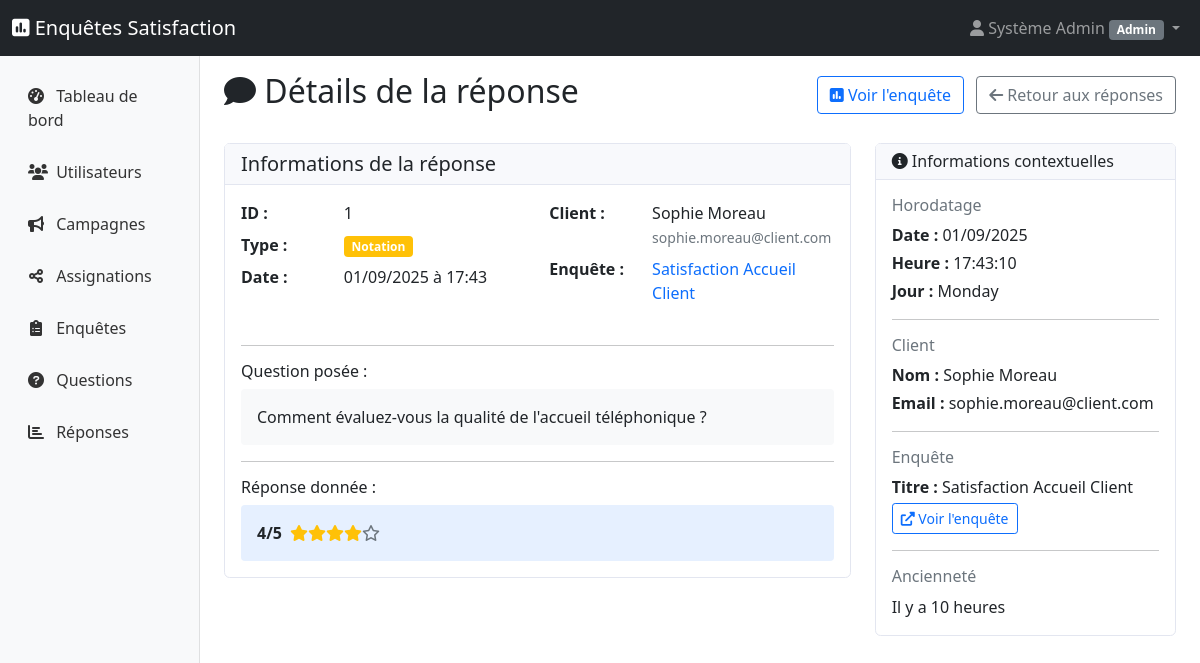
/?controller=Admin&action=viewReponse&id=1 (signed in), run on the app's committed database.
### tables this page shows
CREATE TABLE IF NOT EXISTS questions (
    id INT AUTO_INCREMENT PRIMARY KEY,
    enquete_id INT NOT NULL,
    texte TEXT NOT NULL,
    type_question ENUM('texte_libre', 'choix_multiple', 'notation', 'oui_non') NOT NULL,
    options_json TEXT,  
    obligatoire BOOLEAN NOT NULL DEFAULT FALSE,
    ordre_affichage INT NOT NULL DEFAULT 1,
    date_creation TIMESTAMP DEFAULT CURRENT_TIMESTAMP,
    FOREIGN KEY (enquete_id) REFERENCES enquetes(id) ON DELETE CASCADE,
    INDEX idx_enquete (enquete_id),
    INDEX idx_type (type_question),
    INDEX idx_ordre (ordre_affichage)
);

### app/Controllers/BaseController.php (called while the page is built, shortened)
<?php
abstract class BaseController {
    protected $currentUser;
    public function __construct() {
        $this->currentUser = $_SESSION['user'] ?? null;
    }
    protected function view(string $viewPath, array $data = []): void {
        $data['currentUser'] = $this->currentUser;
        extract($data);
        $template = $this->getTemplate();
        $content = $this->loadView($viewPath, $data);
        include __DIR__ . "/../Views/{$template}/layout.php";
    }
    protected function loadView(string $viewPath, array $data = []): string {
        $data['currentUser'] = $this->currentUser;
        extract($data);
        include __DIR__ . "/../Views/{$viewPath}.php";
        return ob_get_clean();
    }
    protected function getTemplate(): string {
        if ($this->currentUser) {
            return ($this->currentUser['role'] === 'client') ? 'frontoffice' : 'backoffice';
        }
        return 'frontoffice';
    }
}

### app/Controllers/AdminController.php (called while the page is built, shortened)
<?php
require_once 'BaseController.php';
class AdminController extends BaseController {
    private $utilisateurModel;
    private $enqueteModel;
    private $questionModel;
    private $reponseModel;
    public function __construct() {
        $this->utilisateurModel = new Utilisateur();
        $this->enqueteModel = new Enquete();
        $this->questionModel = new Question();
        $this->reponseModel = new Reponse();
    }
    public function viewReponse(): void {
        $id = (int)($_GET['id'] ?? 0);
        try {
            $reponse = $this->reponseModel->findById($id);
            $question = $this->questionModel->findById($reponse['question_id']);
            $reponse['question_texte'] = $question ? $question['texte'] : 'Question supprimée';
            $reponse['question_type'] = $question ? $question['type_question'] : 'inconnu';
            if (!empty($reponse['reponse_numerique'])) {
                $reponse['valeur'] = (string)$reponse['reponse_numerique'];
            } else {
                $reponse['valeur'] = $reponse['reponse_texte'] ?? '';
            }
            if ($question) {
                $enquete = $this->enqueteModel->findById($question['enquete_id']);
                $reponse['enquete_titre'] = $enquete ? $enquete['titre'] : 'Enquête supprimée';
                $reponse['enquete_id'] = $question['enquete_id'];
            }
            $client = $this->utilisateurModel->findById($reponse['utilisateur_id']);
            $reponse['client_nom'] = $client ? $client['prenom'] . ' ' . $client['nom'] : 'Client supprimé';
            $reponse['client_email'] = $client ? $client['email'] : 'Email inconnu';
            $this->view('admin/reponses/view', [
                'reponse' => $reponse,
                'flash_messages' => $this->getFlashMessages()
            ]);
        } catch (Exception $e) {
            $this->flash('error', 'Erreur lors du chargement de la réponse : ' . $e->getMessage());
            $this->redirect('?controller=Admin&action=reponses');
        }
    }
}

### config/bootstrap.php (called while the page is built, shortened)
<?php
class Application {
    private $action;
    public function __construct() {
        $this->loadController();
    }
    private function parseUrl(): void {
        $this->action = $_GET['action'] ?? DEFAULT_ACTION;
    }
    private function loadController(): void {
        try {
            $controller = new $controllerName();
            call_user_func_array([$controller, $this->action], []);
        } catch (Exception $e) {
            Utils::log('Erreur dans le contrôleur: ' . $e->getMessage(), 'ERROR');
            $this->handleError(500, 'Erreur interne du serveur');
        }
    }
    public static function run(): void {
        new self();
    }
}

### public/index.php (called while the page is built, shortened)
<?php
try {
    require_once __DIR__ . '/../config/bootstrap.php';
    Application::run();
} catch (Throwable $e) {
    echo "<h1>Erreur de l'application</h1>";
    echo "<p><strong>Message :</strong> " . $e->getMessage() . "</p>";
    echo "<p><strong>Fichier :</strong> " . $e->getFile() . " ligne " . $e->getLine() . "</p>";
    echo "<pre>" . $e->getTraceAsString() . "</pre>";
}

### app/Models/BaseModel.php (called while the page is built, shortened)
<?php
require_once __DIR__ . '/../../config/database.php';
abstract class BaseModel {
    protected $pdo;
    protected $table;
    protected $primaryKey = 'id';
    public function __construct() {
        $this->pdo = Database::getInstance()->getConnection();
    }
    public function findById(int $id): ?array {
        $stmt = $this->pdo->prepare("SELECT * FROM {$this->table} WHERE {$this->primaryKey} = ?");
        $stmt->execute([$id]);
        $result = $stmt->fetch();
        return $result ?: null;
    }
}

### config/database.php (called while the page is built, shortened)
<?php
class Database {
    private static $instance = null;
    private $pdo;
    private function __construct() {
        try {
            $dsn = "mysql:host=" . self::HOST . ";dbname=" . self::DB_NAME . ";charset=" . self::CHARSET;
            $options = [
                PDO::ATTR_ERRMODE => PDO::ERRMODE_EXCEPTION,
                PDO::ATTR_DEFAULT_FETCH_MODE => PDO::FETCH_ASSOC,
                PDO::ATTR_EMULATE_PREPARES => false,
                PDO::MYSQL_ATTR_INIT_COMMAND => "SET NAMES " . self::CHARSET
            ];
            $this->pdo = new PDO($dsn, self::USERNAME, self::PASSWORD, $options);
        } catch (PDOException $e) {
            throw new Exception("Erreur de connexion à la base de données : " . $e->getMessage());
        }
    }
    public static function getInstance(): Database {
        if (self::$instance === null) {
            self::$instance = new self();
        }
        return self::$instance;
    }
    public function getConnection(): PDO {
        return $this->pdo;
    }
}

### app/Views/admin/reponses/view.php (the view, shortened to what this page needs)
<div class="d-flex justify-content-between align-items-center mb-4">
    <h2><i class="fas fa-comment"></i> Détails de la réponse</h2>
    <div>
        <?php if (!empty($reponse['enquete_id'])): ?>
        <a href="?controller=Agent&action=viewEnquete&id=<?= $reponse['enquete_id'] ?>" class="btn btn-outline-primary me-2">
            <i class="fas fa-poll"></i> Voir l'enquête
        </a>
        <?php endif; ?>
        <a href="?controller=Admin&action=reponses" class="btn btn-outline-secondary">
            <i class="fas fa-arrow-left"></i> Retour aux réponses
        </a>
    </div>
</div>
<div class="row mb-4">
    <div class="col-md-8">
        <div class="card">
            <div class="card-header">
                <h5 class="mb-0">Informations de la réponse</h5>
            </div>
            <div class="card-body">
                <div class="row">
                    <div class="col-md-6">
                        <dl class="row">
                            <dt class="col-4">ID :</dt>
                            <dd class="col-8"><?= $reponse['id'] ?></dd>
                            <dt class="col-4">Type :</dt>
                            <dd class="col-8">
                                <span class="badge bg-<?=
                                    ($reponse['question_type'] ?? '') === 'texte_libre' ? 'info' :
                                    (($reponse['question_type'] ?? '') === 'choix_unique' ? 'primary' :
                                    (($reponse['question_type'] ?? '') === 'choix_multiple' ? 'success' :
                                    (($reponse['question_type'] ?? '') === 'notation' ? 'warning' : 'secondary')))
                                ?>">
                                    <?= ucfirst(str_replace('_', ' ', $reponse['question_type'] ?? 'inconnu')) ?>
                                </span>
                            </dd>
                            <dt class="col-4">Date :</dt>
                            <dd class="col-8"><?= date('d/m/Y à H:i', strtotime($reponse['date_reponse'])) ?></dd>
                        </dl>
                    </div>
                    <div class="col-md-6">
                        <dl class="row">
                            <dt class="col-4">Client :</dt>
                            <dd class="col-8">
                                <div><?= htmlspecialchars($reponse['client_nom'] ?? 'Client inconnu') ?></div>
                                <small class="text-muted"><?= htmlspecialchars($reponse['client_email'] ?? 'Email inconnu') ?></small>
                            </dd>
                            <dt class="col-4">Enquête :</dt>
                            <dd class="col-8">
                                <?php if (!empty($reponse['enquete_id'])): ?>
                                <a href="?controller=Agent&action=viewEnquete&id=<?= $reponse['enquete_id'] ?>" class="text-decoration-none">
                                    <?= htmlspecialchars($reponse['enquete_titre'] ?? 'Non définie') ?>
                                </a>
                                <?php else: ?>
                                    <?= htmlspecialchars($reponse['enquete_titre'] ?? 'Non définie') ?>
                                <?php endif; ?>
                            </dd>
                        </dl>
                    </div>
                </div>
                <hr>
                <div>
                    <h6>Question posée :</h6>
                    <div class="p-3 bg-light rounded">
                        <?= nl2br(htmlspecialchars($reponse['question_texte'] ?? 'Question non définie')) ?>
                    </div>
                </div>
                <hr>
                <div>
                    <h6>Réponse donnée :</h6>
                    <div class="p-3 bg-primary bg-opacity-10 rounded">
                        <?php
                        $valeur = $reponse['valeur'] ?? '';
                        if (($reponse['question_type'] ?? '') === 'choix_multiple') {
                            $choix = json_decode($valeur ?: '[]', true);
                            if (is_array($choix) && !empty($choix)) {
                                echo '<ul class="mb-0">';
                                foreach ($choix as $option) {
                                    echo '<li>' . htmlspecialchars($option ?: '') . '</li>';
                                }
                                echo '</ul>';
                            } else {
                                echo htmlspecialchars($valeur ?: '');
                            }
                        } elseif (($reponse['question_type'] ?? '') === 'notation') {
                            $note = (int)$valeur;
                            echo '<div class="d-flex align-items-center">';
                            echo '<strong class="me-2">' . htmlspecialchars($valeur ?: '') . '/5</strong>';
                            for ($i = 1; $i <= 5; $i++) {
                                if ($i <= $note) {
                                    echo '<i class="fas fa-star text-warning"></i>';
                                } else {
                                    echo '<i class="far fa-star text-muted"></i>';
                                }
                            }
                            echo '</div>';
                        } elseif (($reponse['question_type'] ?? '') === 'oui_non') {
                            $class = strtolower($valeur ?: '') === 'oui' ? 'success' : 'danger';
                            echo '<span class="badge bg-' . $class . ' fs-6">' . htmlspecialchars($valeur ?: '') . '</span>';
                        } else {
                            echo nl2br(htmlspecialchars($valeur ?: ''));
                        }
                        ?>
                    </div>
                </div>
            </div>
        </div>
    </div>
    <div class="col-md-4">
        <div class="card">
            <div class="card-header">
                <h6 class="mb-0"><i class="fas fa-info-circle"></i> Informations contextuelles</h6>
            </div>
            <div class="card-body">
                <div class="mb-3">
                    <h6 class="text-muted">Horodatage</h6>
                    <p class="mb-1"><strong>Date :</strong> <?= date('d/m/Y', strtotime($reponse['date_reponse'])) ?></p>
                    <p class="mb-1"><strong>Heure :</strong> <?= date('H:i:s', strtotime($reponse['date_reponse'])) ?></p>
                    <p class="mb-0"><strong>Jour :</strong> <?= date('l', strtotime($reponse['date_reponse'])) ?></p>
                </div>
                <hr>
                <div class="mb-3">
                    <h6 class="text-muted">Client</h6>
                    <p class="mb-1"><strong>Nom :</strong> <?= htmlspecialchars($reponse['client_nom'] ?? 'Inconnu') ?></p>
                    <p class="mb-0"><strong>Email :</strong> <?= htmlspecialchars($reponse['client_email'] ?? 'Inconnu') ?></p>
                </div>
                <?php if (!empty($reponse['enquete_titre'])): ?>
                <hr>
                <div class="mb-3">
                    <h6 class="text-muted">Enquête</h6>
                    <p class="mb-1"><strong>Titre :</strong> <?= htmlspecialchars($reponse['enquete_titre']) ?></p>
                    <?php if (!empty($reponse['enquete_id'])): ?>
                    <a href="?controller=Agent&action=viewEnquete&id=<?= $reponse['enquete_id'] ?>" class="btn btn-sm btn-outline-primary">
                        <i class="fas fa-external-link-alt"></i> Voir l'enquête
                    </a>
                    <?php endif; ?>
                </div>
                <?php endif; ?>
                <?php
                $dureeDepuis = time() - strtotime($reponse['date_reponse']);
                $jours = floor($dureeDepuis / (24 * 60 * 60));
                $heures = floor(($dureeDepuis % (24 * 60 * 60)) / (60 * 60));
                ?>
                <hr>
                <div>
                    <h6 class="text-muted">Ancienneté</h6>
                    <p class="mb-0">
                        <?php if ($jours > 0): ?>
                            Il y a <?= $jours ?> jour<?= $jours > 1 ? 's' : '' ?>
                            <?php if ($heures > 0): ?>
                                et <?= $heures ?> heure<?= $heures > 1 ? 's' : '' ?>
                            <?php endif; ?>
                        <?php elseif ($heures > 0): ?>
                            Il y a <?= $heures ?> heure<?= $heures > 1 ? 's' : '' ?>
                        <?php else: ?>
                            Il y a moins d'une heure
                        <?php endif; ?>
                    </p>
                </div>
            </div>
        </div>
    </div>
</div>

### public/css/backoffice.css (style rules this page uses)
.card { border: 1px solid #e3e6f0; border-radius: 0.35rem; }
.card-header { background-color: #f8f9fc; border-bottom: 1px solid #e3e6f0; }

### data on the page
questions: id "1", type_question "Notation", date_creation "01/09/2025 à 17:43", texte "Comment évaluez-vous la qualité de l'accueil téléphonique ?", date_creation "01/09/2025", date_creation "17:43:10", date_creation "Monday", date_creation "10"

### other printed values
$currentUser['role'] "Admin"
$reponse['client_nom'] "Sophie Moreau"
$reponse['client_email'] "sophie.moreau@client.com"
$reponse['enquete_titre'] "Satisfaction Accueil Client"
$valeur ?: '' "4"
